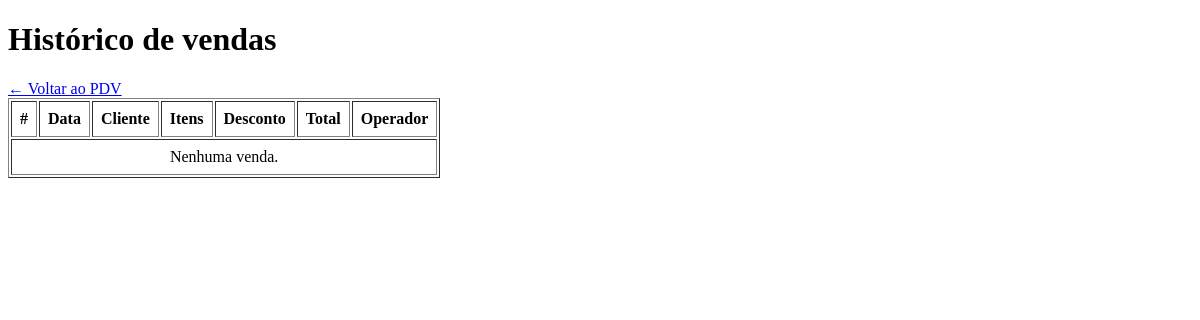
Before: /pdv/historico (signed in) with the older database file.
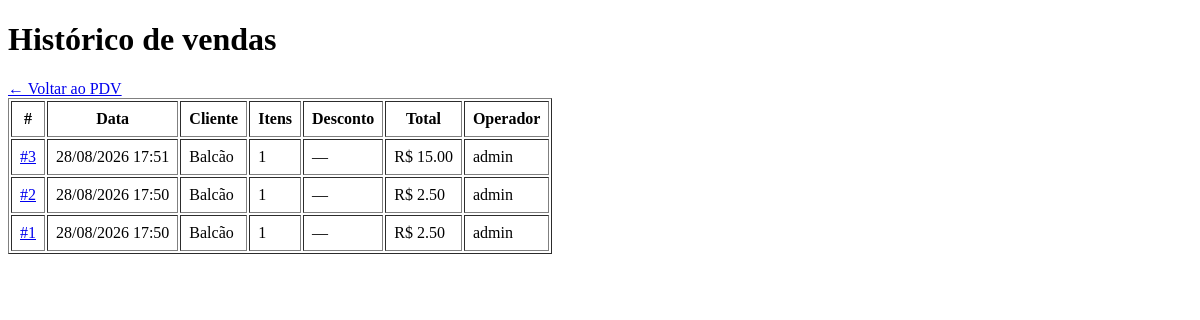
After: the same page with the newer database file.
### app/models/venda.py (models this page shows, shortened)
class Venda(Base):
    __tablename__ = "vendas"
    id         = Column(Integer, primary_key=True, index=True)
    cliente_id = Column(
        Integer,
        ForeignKey("clientes.id", ondelete="SET NULL"),
        nullable=True
    )
    usuario_id = Column(
        Integer,
        ForeignKey("usuarios.id", ondelete="SET NULL"),
        nullable=True
    )
    desconto_percentual = Column(Float, nullable=False, default=0.0)
    total_bruto  = Column(Float, nullable=False, default=0.0)
    total_liquido = Column(Float, nullable=False, default=0.0)
    observacao = Column(String(255), nullable=True)
    criado_em = Column(DateTime, server_default=func.now())
    cliente = relationship("Cliente", back_populates="vendas")
    usuario = relationship("Usuario", backref="vendas")
    itens   = relationship(
        "ItemVenda",
        back_populates="venda",
        cascade="all, delete-orphan"  # deleta itens se a venda for deletada
    )

### app/models/usuarios.py (models this page shows)
class Usuario(Base):
    __tablename__ = "usuarios"
    id = Column(Integer, primary_key=True, autoincrement=True)
    nome = Column(String(100), nullable=False)
    email = Column(String(150), unique=True, nullable=False)
    senha_hash = Column(String(255), nullable=False)
    role = Column(String(20), nullable=False, default="operador")
    ativo = Column(Boolean, default=True)
    criando_em = Column(DateTime, server_default=func.now())

### app/controllers/pdv_controller.py (the view)
@router.get("/historico")
def historico_vendas(
    request: Request,
    db: Session = Depends(get_db),
    usuario = Depends(get_usuario_logado)
):
    vendas = (
        db.query(Venda)
        .order_by(Venda.criado_em.desc())
        .limit(100)
        .all()
    )
    return templates.TemplateResponse(
        request,
        "pdv/historico.html",
        {"request": request, "usuario": usuario, "vendas": vendas}
    )

### app/templates/pdv/historico.html
<!DOCTYPE html>
<html lang="pt-br">
<head><meta charset="UTF-8"><title>Histórico de Vendas — AAPM SENAI</title></head>
<body>
    <h1>Histórico de vendas</h1>
    <a href="/pdv">← Voltar ao PDV</a>
    <table border="1" cellpadding="8">
        <thead>
            <tr>
                <th>#</th>
                <th>Data</th>
                <th>Cliente</th>
                <th>Itens</th>
                <th>Desconto</th>
                <th>Total</th>
                <th>Operador</th>
            </tr>
        </thead>
        <tbody>
            {% for v in vendas %}
            <tr>
                <td><a href="/pdv/venda/{{ v.id }}">#{{ v.id }}</a></td>
                <td>{{ v.criado_em.strftime('%d/%m/%Y %H:%M') }}</td>
                <td>{{ v.cliente.nome if v.cliente else "Balcão" }}</td>
                <td>{{ v.itens | length }}</td>
                <td>
                    {% if v.desconto_percentual > 0 %}
                        <span style="color:green">
                            {{ v.desconto_percentual|int }}%
                            (− R$ {{ "%.2f"|format(v.desconto_valor) }})
                        </span>
                    {% else %}—{% endif %}
                </td>
                <td>R$ {{ "%.2f"|format(v.total_liquido) }}</td>
                <td>{{ v.usuario.nome if v.usuario else "—" }}</td>
            </tr>
            {% endfor %}
            {% if not vendas %}
            <tr><td colspan="7" style="text-align:center">Nenhuma venda.</td></tr>
            {% endif %}
        </tbody>
    </table>
</body>
</html>

Changed rows visible on the page:
added Venda: id "3", criado_em "28/08/2026 17:51", cliente "Balcão", itens|length "1", total_liquido "15.00", usuario "admin"
added Venda: id "2", criado_em "28/08/2026 17:50", cliente "Balcão", itens|length "1", total_liquido "2.50", usuario "admin"
added Venda: id "1", criado_em "28/08/2026 17:50", cliente "Balcão", itens|length "1", total_liquido "2.50", usuario "admin"
Other visible differences:
text no longer shown: "Nenhuma venda."
